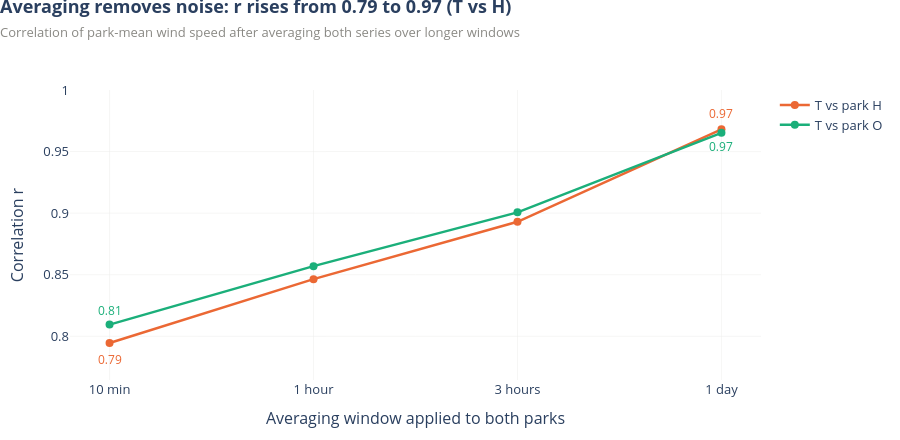

This figure's notebook cell:
### Markdown cell above
### 5. Short gusts are noise, trends are predictable
**Takeaway:** Correlation T vs H rises from 0.80 (10 min) to 0.85 (1 h), 0.89 (3 h) and 0.97 (1 day); O behaves the same (0.81 to 0.96).

**For the model:** Expect good totals over hours and days; single 10-min values stay uncertain, so report a band.

### Code cell
scales = {"10 min": None, "1 hour": "1h", "3 hours": "3h", "1 day": "1D"}

def corr_at(a, b, rule):
    d = pd.concat([a, b], axis=1)
    d = d.resample(rule).mean() if rule else d
    return float(d.dropna().corr().iloc[0, 1])

res = {p: [corr_at(park["T"], park[p], rule) for rule in scales.values()] for p in "HO"}
K["agg"] = {p: [round(v, 3) for v in res[p]] for p in "HO"}
fig = go.Figure()
for p in "HO":
    fig.add_trace(go.Scatter(x=list(scales), y=res[p], mode="lines+markers", name=f"T vs park {p}",
                             line=dict(color=COL[p], width=2.5), marker=dict(size=8),
                             hovertemplate="%{x}: r = %{y:.3f}<extra>T vs " + p + "</extra>"))
    up = 14 if p == "O" else -16
    for i, sh in ((0, up), (-1, -up)):
        fig.add_annotation(x=list(scales)[i], y=res[p][i], text=f"{res[p][i]:.2f}", showarrow=False, yshift=sh,
                           font=dict(color=COL[p], size=12))
fig.update_xaxes(title="Averaging window applied to both parks", type="category")
fig.update_yaxes(title="Correlation r", range=[min(min(res["H"]), min(res["O"])) - 0.03, 1.0])
style(fig, f"Averaging removes noise: r rises from {res['H'][0]:.2f} to {res['H'][-1]:.2f} (T vs H)",
      "Correlation of park-mean wind speed after averaging both series over longer windows", height=440)
fig.show()

### Figure 1 — Plotly figure (JSON) as saved in the notebook; plotly's stock layout.template omitted (floating-point values rounded to 4 significant figures)
{"data": [{"hovertemplate": "%{x}: r = %{y:.3f}<extra>T vs H</extra>", "line": {"color": "#eb6834", "width": 2.5}, "marker": {"size": 8}, "mode": "lines+markers", "name": "T vs park H", "type": "scatter", "x": ["10 min", "1 hour", "3 hours", "1 day"], "y": [0.7945, 0.8464, 0.893, 0.9681]}, {"hovertemplate": "%{x}: r = %{y:.3f}<extra>T vs O</extra>", "line": {"color": "#1baf7a", "width": 2.5}, "marker": {"size": 8}, "mode": "lines+markers", "name": "T vs park O", "type": "scatter", "x": ["10 min", "1 hour", "3 hours", "1 day"], "y": [0.8095, 0.857, 0.9007, 0.9652]}], "layout": {"annotations": [{"font": {"color": "#eb6834", "size": 12}, "showarrow": false, "text": "0.79", "x": "10 min", "y": 0.7945, "yshift": -16}, {"font": {"color": "#eb6834", "size": 12}, "showarrow": false, "text": "0.97", "x": "1 day", "y": 0.9681, "yshift": 16}, {"font": {"color": "#1baf7a", "size": 12}, "showarrow": false, "text": "0.81", "x": "10 min", "y": 0.8095, "yshift": 14}, {"font": {"color": "#1baf7a", "size": 12}, "showarrow": false, "text": "0.97", "x": "1 day", "y": 0.9652, "yshift": -14}], "font": {"size": 13}, "height": 440, "margin": {"b": 60, "l": 70, "r": 30, "t": 90}, "title": {"text": "<b>Averaging removes noise: r rises from 0.79 to 0.97 (T vs H)</b><br><span style='font-size:13px;color:#8a8984'>Correlation of park-mean wind speed after averaging both series over longer windows</span>", "x": 0, "xanchor": "left", "y": 0.97, "yanchor": "top", "yref": "container"}, "xaxis": {"gridcolor": "#ececea", "gridwidth": 0.5, "showgrid": true, "title": {"text": "Averaging window applied to both parks"}, "type": "category", "zeroline": false}, "yaxis": {"gridcolor": "#ececea", "gridwidth": 0.5, "range": [0.7645, 1.0], "showgrid": true, "title": {"text": "Correlation r"}, "zeroline": false}}}
